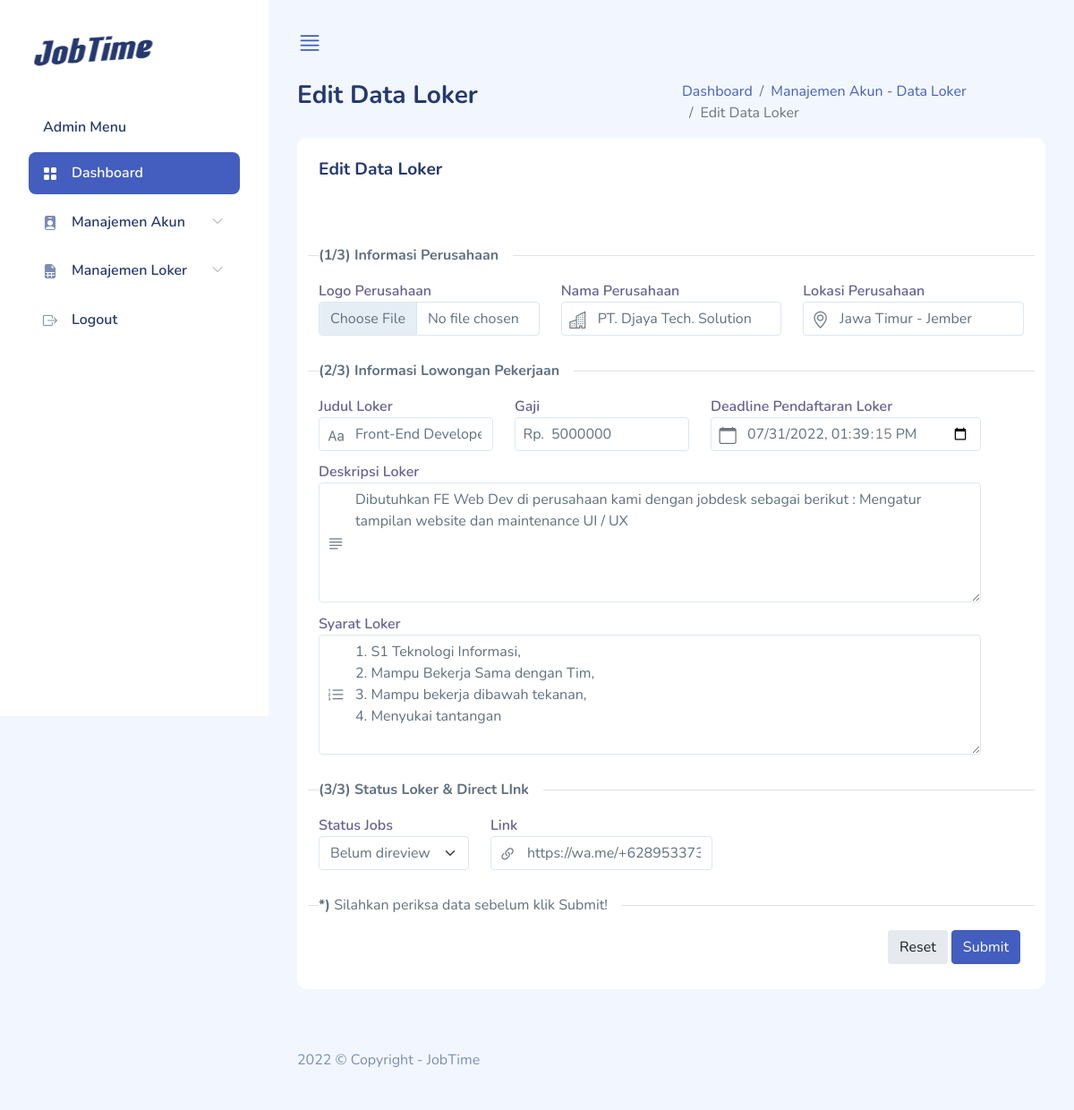
Page /admin/edit_loker/1 on the earlier database version.
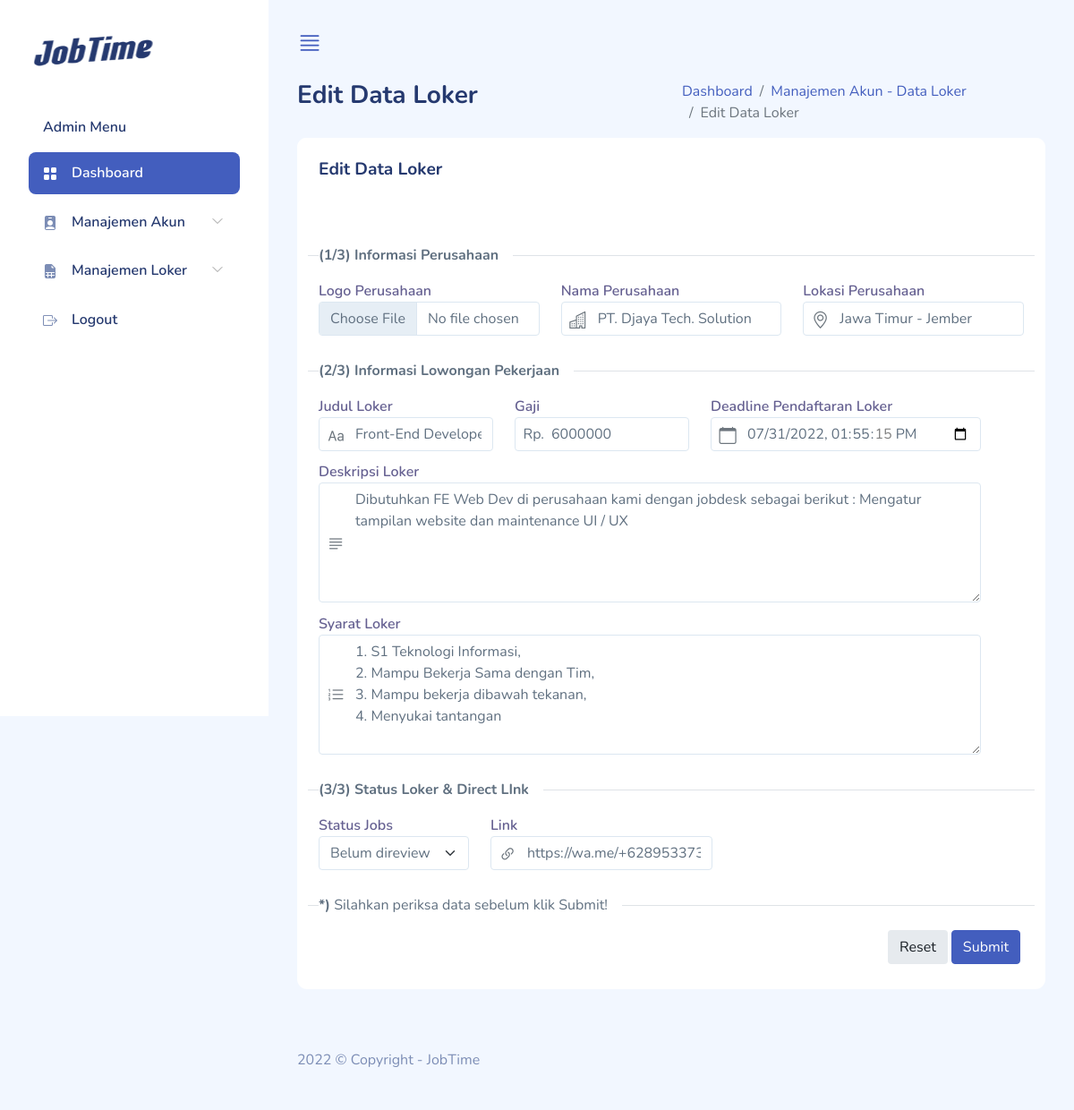
Same page on the later database version.
### tables this page shows
CREATE TABLE `tb_jobs` (
  `id_jobs` int(10) NOT NULL,
  `id_user` int(10) NOT NULL,
  `id_jobs_status` int(1) NOT NULL,
  `logo` varchar(300) NOT NULL,
  `judul` varchar(100) NOT NULL,
  `perusahaan_nama` varchar(100) NOT NULL,
  `perusahaan_lokasi` varchar(100) NOT NULL,
  `gaji` int(30) DEFAULT NULL,
  `deskripsi` varchar(500) DEFAULT NULL,
  `syarat` varchar(500) DEFAULT NULL,
  `jobs_created_at` datetime NOT NULL,
  `jobs_updated_at` datetime DEFAULT NULL,
  `deadline` datetime NOT NULL,
  `link` varchar(500) NOT NULL
);

CREATE TABLE `tb_jobs_status` (
  `id_jobs_status` int(1) NOT NULL,
  `name_jobs_status` varchar(100) NOT NULL
);

### application/controllers/Admin.php (called while the page is built, shortened)
<?php
class Admin extends CI_Controller
{
    function __construct()
    {
        $this->load->model('M_admin');
    }
    public function edit_loker($id_loker)
    {
        $data['title'] = 'Edit Loker | JobTime';
        $data['data_user'] = $this->M_admin->data_user($this->session->userdata('id_user'));
        $data['loker'] = $this->M_admin->data_loker($id_loker);
        $this->load->view('template/meta', $data);
        $this->load->view('template/sidebar', $data);
        $this->load->view('form-edit-loker', $data);
    }
}

### index.php (called while the page is built, shortened)
<?php
require_once BASEPATH.'core/CodeIgniter.php';

### application/models/M_admin.php (called while the page is built, shortened)
<?php
class M_admin extends CI_Model
{
    function data_user($id_user)
    {
        $this->db->select('*');
        $this->db->from('tb_user u');
        $this->db->where('u.id_user', $id_user);
        $query = $this->db->get();
        return $query->row_array();
    }
    function data_loker($id_loker)
    {
        $this->db->select('*');
        $this->db->from('tb_jobs');
        $this->db->join('tb_jobs_status', 'tb_jobs_status.id_jobs_status = tb_jobs.id_jobs_status');
        $this->db->join('tb_user', 'tb_jobs.id_user = tb_user.id_user');
        $this->db->where('id_jobs', $id_loker);
        $query = $this->db->get();
        return $query->row_array();
    }
}

### application/views/form-edit-loker.php (the view, shortened to what this page needs)
<div class="page-heading">
	<div class="page-title">
		<div class="row">
			<div class="col-12 col-md-6 order-md-1 order-last">
				<h3>Edit Data Loker</h3>
			</div>
			<div class="col-12 col-md-6 order-md-2 order-first">
				<nav aria-label="breadcrumb" class="breadcrumb-header float-start float-lg-end">
					<ol class="breadcrumb">
						<li class="breadcrumb-item">
							<a href="<?= base_url('admin') ?>">Dashboard</a>
						</li>
						<li class="breadcrumb-item">
							<a href="<?= base_url('admin/daftar_loker') ?>">Manajemen Akun - Data Loker</a>
						</li>
						<li class="breadcrumb-item active" aria-current="page">
							Edit Data Loker
						</li>
					</ol>
				</nav>
			</div>
		</div>
	</div>
	<section id="basic-vertical-layouts">
		<div class="row match-height">
			<div class="col">
				<div class="card">
					<div class="card-header">
						<h4 class="card-title">Edit Data Loker</h4>
					</div>
					<div class="card-content">
						<div class="card-body">
							<form class="form form-vertical" method="POST" action="<?= base_url('admin/update_loker/') ?>" enctype="multipart/form-data">
								<div class="form-body">
									<div class="row">
										<div class="divider divider-left">
											<div class="divider-text">
												<strong>(1/3) Informasi Perusahaan</strong>
											</div>
										</div>
										<div class="col">
											<div class="form-group">
												<label for="formFile">Logo Perusahaan</label>
												<input type="file" class="form-control" placeholder="" id="formFile" name="image" id="image" />
											</div>
										</div>
										<div class="col">
											<div class="form-group has-icon-left">
												<label for="first-name-icon">Nama Perusahaan</label>
												<div class="position-relative">
													<input type="text" class="form-control" placeholder="Input Nama Perusahaan Baru" id="first-name-icon" name="perusahaan_nama" value="<?= $loker['perusahaan_nama'] ?>" />
													<div class="form-control-icon">
														<i class="bi bi-building"></i>
													</div>
												</div>
											</div>
										</div>
										<div class="col">
											<div class="form-group has-icon-left">
												<label for="first-name-icon">Lokasi Perusahaan</label>
												<div class="position-relative">
													<input type="text" class="form-control" placeholder="Input Nama Lokasi Perusahaan" id="first-name-icon" name="perusahaan_lokasi" value="<?= $loker['perusahaan_lokasi'] ?>" />
													<div class="form-control-icon">
														<i class="bi bi-geo-alt"></i>
													</div>
												</div>
											</div>
										</div>
										<div class="divider divider-left">
											<div class="divider-text">
												<strong>(2/3) Informasi Lowongan Pekerjaan</strong>
											</div>
										</div>
										<div class="row">
											<div class="row">
												<div class="col">
													<div class="form-group has-icon-left">
														<label for="first-name-icon">Judul Loker</label>
														<div class="position-relative">
															<input type="text" class="form-control" placeholder="Input Judul Lowongan Pekerjaan Baru" id="first-name-icon" name="judul" value="<?= $loker['judul'] ?>" />
															<div class="form-control-icon">
																<i class="bi bi-type"></i>
															</div>
														</div>
													</div>
												</div>
												<div class="col">
													<div class="form-group has-icon-left">
														<label for="mobile-id-icon">Gaji</label>
														<div class="position-relative">
															<input type="number" class="form-control" placeholder="ex : 5000000" id="mobile-id-icon" name="gaji" value="<?= $loker['gaji'] ?>" />
															<div class="form-control-icon">
																Rp.
															</div>
														</div>
													</div>
												</div>
												<div class="col">
													<div class="form-group has-icon-left">
														<label for="date-id-icon">Deadline Pendaftaran Loker</label>
														<div class="position-relative">
															<?php $deadline = strtotime($loker['deadline']) ?>
															<input type="datetime-local" class="form-control" placeholder="Input tanggal deadline loker baru" id="date-id-icon" name="deadline" value="<?= date('Y-m-d\TH:i:s', $deadline) ?>" />
															<div class="form-control-icon">
																<i class="bi bi-calendar"></i>
															</div>
														</div>
													</div>
												</div>
											</div>
											<div class="row">
												<div class="form-group has-icon-left">
													<label for="first-name-icon">Deskripsi Loker</label>
													<div class="position-relative">
														<textarea type="text" class="form-control" placeholder="Input Deskripsi Loker" id="first-name-icon" name="deskripsi" rows="5"><?= $loker['deskripsi'] ?></textarea>
														<div class="form-control-icon">
															<i class="bi bi-justify-left"></i>
														</div>
													</div>
												</div>
											</div>
											<div class="row">
												<div class="form-group has-icon-left">
													<label for="first-name-icon">Syarat Loker</label>
													<div class="position-relative">
														<textarea type="text" class="form-control" placeholder="Input Syarat Loker Baru" id="first-name-icon" name="syarat" rows="5"><?= $loker['syarat'] ?></textarea>
														<div class="form-control-icon">
															<i class="bi bi-list-ol"></i>
														</div>
													</div>
												</div>
											</div>
										</div>
										<div class="divider divider-left">
											<div class="divider-text">
												<strong>(3/3) Status Loker & Direct LInk</strong>
											</div>
										</div>
										<div class="col-md-auto">
											<div class="form-group has-icon-left">
												<label for="#">Status Jobs</label>
												<div class="position-relative">
													<select class="form-select" id="basicSelect" name="id_jobs_status">
														<option value="1" <?php if ($loker['id_jobs_status'] == 1) {
																				echo 'selected="selected"';
																			} ?>>Belum direview</option>
													</select>
												</div>
											</div>
										</div>
										<div class="col-md-auto">
											<div class="form-group has-icon-left">
												<label for="#">Link</label>
												<div class="position-relative">
													<input type="text" class="form-control" placeholder="Ex : https://wa.me/+628xx-xxxx-xxxx" id="link" name="link" value="<?= $loker['link'] ?>" />
													<div class="form-control-icon">
														<i class="bi bi-link-45deg"></i>
													</div>
												</div>
											</div>
										</div>
										<div class="divider divider-left">
											<div class="divider-text">
												<strong>*)</strong> Silahkan periksa data
												sebelum klik Submit!
											</div>
										</div>
										<div class="col-12 d-flex justify-content-end">
											<button type="reset" class="btn btn-light-secondary me-1 mb-1">
												Reset
											</button>
											<button type="submit" class="btn btn-primary me-1 mb-1">
												Submit
											</button>
										</div>
									</div>
								</div>
							</form>
						</div>
					</div>
				</div>
			</div>
		</div>
	</section>
</div>
<footer>
	<div class="footer clearfix mb-0 text-muted">
		<div class="float-start">
			<p>2022 &copy; Copyright - JobTime</p>
		</div>
	</div>
</footer>
</div>
</div>
<?php $this->load->view('template/js') ?>
</body>
</html>

### application/views/template/meta.php (shortened to what this page needs)
<!DOCTYPE html>
<html lang="en">
<head>
    <link rel="stylesheet" href="<?= base_url('assets/css/') ?>bootstrap.css" />
    <link rel="stylesheet" href="<?= base_url('assets/vendors/') ?>iconly/bold.css" />
    <link rel="stylesheet" href="<?= base_url() ?>assets/vendors/simple-datatables/style.css" />
    <link rel="stylesheet" href="<?= base_url('assets/vendors/') ?>perfect-scrollbar/perfect-scrollbar.css" />
    <link rel="stylesheet" href="<?= base_url('assets/vendors/') ?>bootstrap-icons/bootstrap-icons.css" />
    <link rel="stylesheet" href="<?= base_url('assets/css/') ?>app.css" />
    <link rel="stylesheet" href="<?= base_url('assets/vendors/sweetalert/dist/sweetalert2.min.css') ?>">
</head>

### application/views/template/sidebar.php (shortened to what this page needs)
<body>
    <div id="app">
        <div id="sidebar" class="active">
            <div class="sidebar-wrapper active">
                <div class="sidebar-header">
                    <div class="d-flex justify-content-between">
                        <div class="logo">
                            <a href="index.html"><img src="<?= base_url('assets/images/') ?>logo/logo.png" alt="Logo" srcset="" /></a>
                        </div>
                    </div>
                </div>
                <div class="sidebar-menu">
                    <ul class="menu">
                        <li class="sidebar-title">Admin Menu</li>
                        <li class="sidebar-item active">
                            <a href="<?= base_url('admin') ?>" class="sidebar-link">
                                <i class="bi bi-grid-fill"></i>
                                <span>Dashboard</span>
                            </a>
                        </li>
                        <li class="sidebar-item has-sub">
                            <a href="#" class="sidebar-link">
                                <i class="bi bi-person-badge-fill"></i>
                                <span>Manajemen Akun</span>
                            </a>
                        </li>
                        <li class="sidebar-item has-sub">
                            <a href="#" class="sidebar-link">
                                <i class="bi bi-file-earmark-spreadsheet-fill"></i>
                                <span>Manajemen Loker</span>
                            </a>
                        </li>
                        <li class="sidebar-item">
                            <a href="<?= base_url('admin/logout') ?>" class="sidebar-link">
                                <i class="bi bi-box-arrow-right"></i>
                                <span>Logout</span>
                            </a>
                        </li>
                    </ul>
                </div>
            </div>
        </div>
        <div id="main">
            <header class="mb-3">
                <a href="#" class="burger-btn d-block">
                    <i class="bi bi-justify fs-3"></i>
                </a>
            </header>

### application/views/template/js.php (shortened to what this page needs)
</body>
</html>

### assets/css/app.css (style rules this page uses)
.btn.btn-light-secondary { background-color:#e6eaee;color:#181e24 }
.btn.btn-danger,.btn.btn-info,.btn.btn-primary,.btn.btn-secondary,.btn.btn-success,.btn.btn-warning { color:#fff }
.card { margin-bottom:2.2rem;border:none }
.card .card-header { border:none }
.card .card-header h4 { font-size:1.2rem;font-weight:700 }
.card .card-content { position:relative }
.card .card-title { font-size:1.2rem }
.card .card-body { padding:1.5rem }
.divider { display:block;text-align:center;overflow:hidden;margin:1rem 0 }
.divider .divider-text { position:relative;display:inline-block;padding:0 1rem;background-color:#fff }
.divider .divider-text:after,.divider .divider-text:before { content:"";position:absolute;top:50%;width:9999px;border-top:1px solid #dfe3e7 }
.divider .divider-text:before { right:100% }
.divider .divider-text:after { left:100% }
.divider.divider-left .divider-text { left:0;float:left;padding-left:0 }
.form-group { margin-bottom:.7rem }
.form-group label { color:rgba(35,28,99,.7);font-weight:600 }
.form-group[class*=has-icon-].has-icon-left .form-control { padding-left:2.5rem }
.form-group[class*=has-icon-].has-icon-left .form-control-icon { left:0 }
.form-group[class*=has-icon-] .form-control-icon { position:absolute;top:50%;transform:translateY(-50%);padding:0 .6rem }
.form-group[class*=has-icon-] .form-control-icon i,.form-group[class*=has-icon-] .form-control-icon svg { width:1.2rem;color:#6c757d;font-size:1.2rem }
.form-group[class*=has-icon-] .form-control-icon i:before,.form-group[class*=has-icon-] .form-control-icon svg:before { vertical-align:sub }
#sidebar.active .sidebar-wrapper { left:0 }
.sidebar-wrapper { width:300px;height:100vh;position:fixed;top:0;z-index:10;overflow-y:auto;background-color:#fff;bottom:0;transition:left .5s ease-out }
.sidebar-wrapper .sidebar-header { padding:2rem 2rem 1rem;font-size:2rem;font-weight:700 }
.sidebar-wrapper .sidebar-header img { height:3.0rem }
.sidebar-wrapper .menu { margin-top:2rem;padding:0 2rem;font-weight:600 }
.sidebar-wrapper .menu .sidebar-title { padding:0 1rem;margin:1.5rem 0 1rem;font-size:1rem;list-style:none;font-weight:600;color:#25396f }
.sidebar-wrapper .menu .sidebar-link { display:block;padding:.7rem 1rem;font-size:1rem;display:flex;align-items:center;border-radius:.5rem;transition:all .5s;text-decoration:none;color:#25396f }
.sidebar-wrapper .menu .sidebar-link i,.sidebar-wrapper .menu .sidebar-link svg { color:#7c8db5 }
.sidebar-wrapper .menu .sidebar-link span { margin-left:1rem }
.sidebar-wrapper .menu .sidebar-item { list-style:none;margin-top:.5rem;position:relative }
.sidebar-wrapper .menu .sidebar-item.has-sub .sidebar-link:after { position:absolute;color:#ccc;right:15px;top:12px;display:block }
.sidebar-wrapper .menu .sidebar-item.active .sidebar-link { background-color:#435ebe }
.sidebar-wrapper .menu .sidebar-item.active .sidebar-link span { color:#fff }
.sidebar-wrapper .menu .sidebar-item.active .sidebar-link i,.sidebar-wrapper .menu .sidebar-item.active .sidebar-link svg { fill:#fff;color:#fff }
.bi { width:1rem;height:1rem }
.burger-btn { display:none }
#main { margin-left:300px;padding:2rem }
.page-heading { margin:0 0 2rem }
.page-heading h3 { font-weight:700 }
a { text-decoration:none }

Differences in the rows shown:
changed tb_jobs "PT. Djaya Tech. Solution": gaji "5000000" → "6000000"; deadline "07/31/2022 13:39:15" → "07/31/2022 13:55:15"
